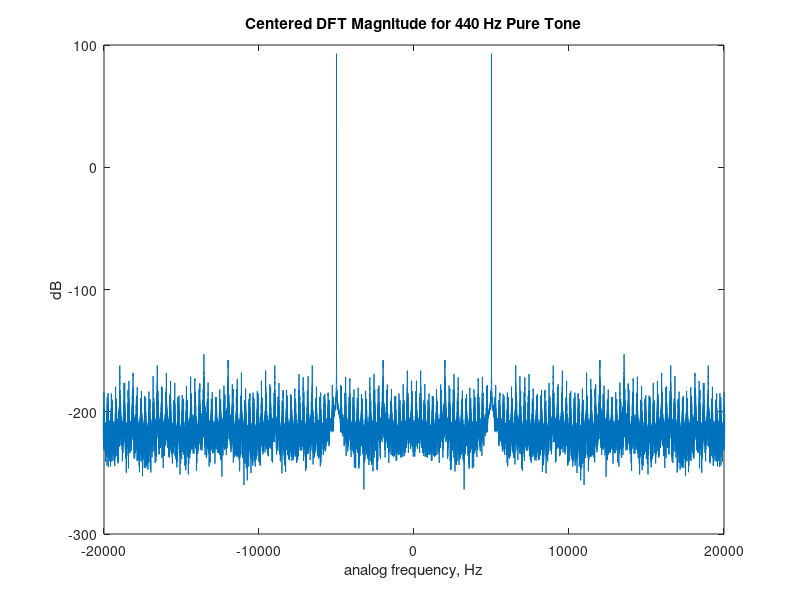
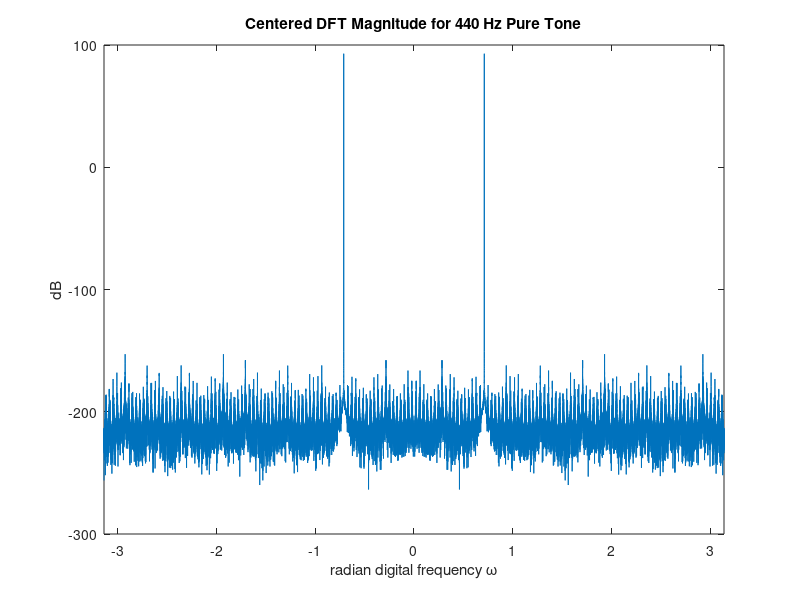

MATLAB code to generate these figures, in order: (Note: this script raises an error after producing the figures.)
% Part 2

Fs = 44100;
N = Fs * 2;
n = 0:N-1;
% f_analog = 440;
f_analog = 5000;
w_dig = 2*pi*f_analog/Fs;
x = cos(w_dig * n);

x = x / max(abs(x));
sound(x,Fs,16);

X = fftshift(fft(x));
Xmag = abs(X);
XmagdB = 20*log10(Xmag);

% plot against radian digital frequency
w = -pi:2*pi/N:pi-2*pi/N;
f = w * Fs / (2*pi);
figure(13);
plot(f,XmagdB);
xlim([-20000 20000]);
title('Centered DFT Magnitude for 440 Hz Pure Tone');
xlabel('analog frequency, Hz');
ylabel('dB');

% normalized digital frequency
figure(14);
plot(w,XmagdB);
xlim([-pi pi]);
title('Centered DFT Magnitude for 440 Hz Pure Tone');
xlabel('radian digital frequency \omega');
ylabel('dB');

% wait
pause(3);

audiowrite('res/AudioOut.wav',x,Fs);
[x2,Fs] = audioread('AudioOut.wav');
sound(x2,Fs,16);
